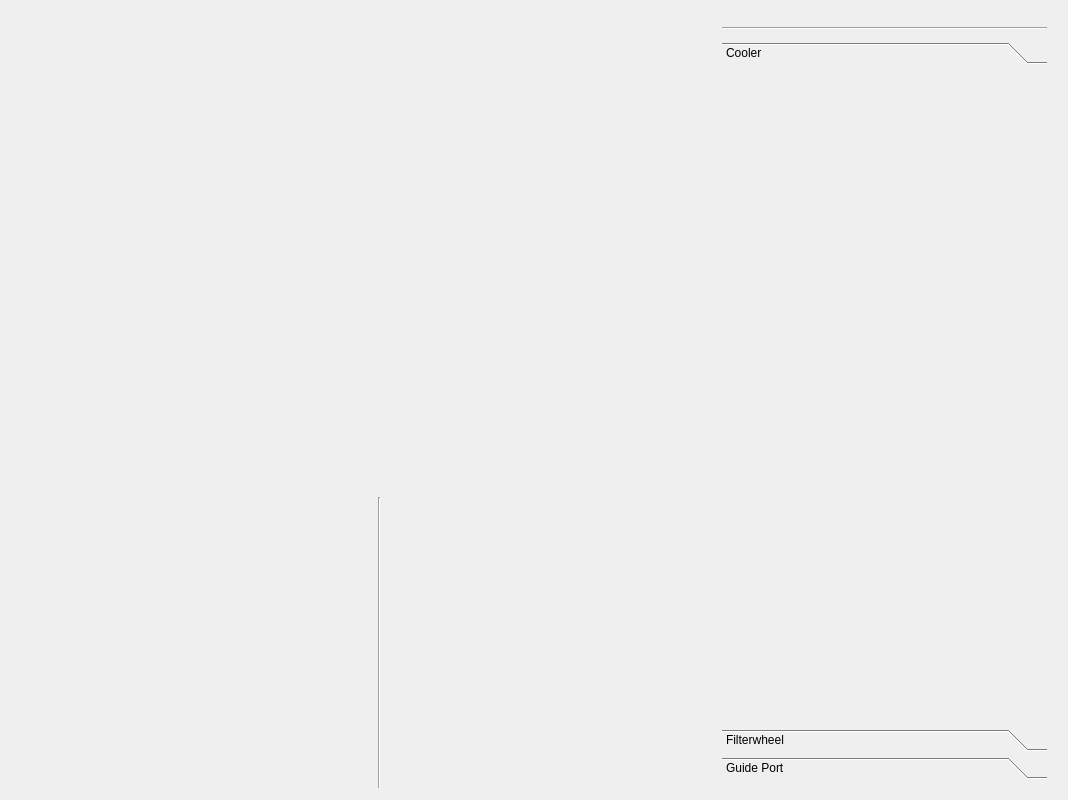
<?xml version="1.0" encoding="UTF-8"?>
<ui version="4.0">
 <class>focusingwidget</class>
 <widget class="QWidget" name="focusingwidget">
  <property name="geometry">
   <rect>
    <x>0</x>
    <y>0</y>
    <width>1024</width>
    <height>800</height>
   </rect>
  </property>
  <property name="windowTitle">
   <string>Form</string>
  </property>
  <layout class="QHBoxLayout" name="horizontalLayout">
   <property name="leftMargin">
    <number>12</number>
   </property>
   <property name="topMargin">
    <number>12</number>
   </property>
   <property name="rightMargin">
    <number>12</number>
   </property>
   <property name="bottomMargin">
    <number>12</number>
   </property>
   <item>
    <widget class="QWidget" name="leftWidget" native="true">
     <layout class="QVBoxLayout" name="verticalLayout_2">
      <property name="leftMargin">
       <number>0</number>
      </property>
      <property name="topMargin">
       <number>0</number>
      </property>
      <property name="rightMargin">
       <number>0</number>
      </property>
      <property name="bottomMargin">
       <number>0</number>
      </property>
      <item>
       <widget class="snowgui::imagedisplaywidget" name="imageWidget" native="true">
        <property name="maximumSize">
         <size>
          <width>16777215</width>
          <height>16777215</height>
         </size>
        </property>
       </widget>
      </item>
      <item>
       <widget class="QWidget" name="focusinfoWidget" native="true">
        <property name="minimumSize">
         <size>
          <width>0</width>
          <height>291</height>
         </size>
        </property>
        <property name="maximumSize">
         <size>
          <width>16777215</width>
          <height>291</height>
         </size>
        </property>
        <layout class="QHBoxLayout" name="horizontalLayout_2">
         <property name="leftMargin">
          <number>0</number>
         </property>
         <property name="topMargin">
          <number>0</number>
         </property>
         <property name="rightMargin">
          <number>0</number>
         </property>
         <property name="bottomMargin">
          <number>0</number>
         </property>
         <item>
          <widget class="snowgui::focusinghistorywidget" name="focusinghistoryWidget" native="true">
           <property name="minimumSize">
            <size>
             <width>360</width>
             <height>291</height>
            </size>
           </property>
           <property name="maximumSize">
            <size>
             <width>1000000</width>
             <height>291</height>
            </size>
           </property>
          </widget>
         </item>
         <item>
          <widget class="Line" name="line">
           <property name="orientation">
            <enum>Qt::Vertical</enum>
           </property>
          </widget>
         </item>
         <item>
          <widget class="QStackedWidget" name="stackedWidget">
           <property name="minimumSize">
            <size>
             <width>320</width>
             <height>291</height>
            </size>
           </property>
           <property name="maximumSize">
            <size>
             <width>325</width>
             <height>291</height>
            </size>
           </property>
           <widget class="snowgui::focusscancontroller" name="scanWidget">
            <property name="minimumSize">
             <size>
              <width>320</width>
              <height>0</height>
             </size>
            </property>
            <property name="maximumSize">
             <size>
              <width>320</width>
              <height>204</height>
             </size>
            </property>
           </widget>
           <widget class="QWidget" name="autoWidget"/>
          </widget>
         </item>
        </layout>
       </widget>
      </item>
     </layout>
    </widget>
   </item>
   <item>
    <widget class="QWidget" name="deviceWidget" native="true">
     <property name="maximumSize">
      <size>
       <width>350</width>
       <height>16777215</height>
      </size>
     </property>
     <layout class="QVBoxLayout" name="verticalLayout">
      <item>
       <widget class="snowgui::ccdcontrollerwidget" name="ccdcontrollerWidget" native="true">
        <property name="minimumSize">
         <size>
          <width>325</width>
          <height>0</height>
         </size>
        </property>
        <property name="maximumSize">
         <size>
          <width>325</width>
          <height>261</height>
         </size>
        </property>
       </widget>
      </item>
      <item>
       <widget class="Line" name="separatorLine">
        <property name="orientation">
         <enum>Qt::Horizontal</enum>
        </property>
       </widget>
      </item>
      <item>
       <widget class="snowgui::focusercontrollerwidget" name="focusercontrollerWidget" native="true">
        <property name="minimumSize">
         <size>
          <width>325</width>
          <height>0</height>
         </size>
        </property>
        <property name="maximumSize">
         <size>
          <width>325</width>
          <height>16777215</height>
         </size>
        </property>
       </widget>
      </item>
      <item>
       <widget class="QToolBox" name="toolBox">
        <property name="minimumSize">
         <size>
          <width>325</width>
          <height>0</height>
         </size>
        </property>
        <property name="maximumSize">
         <size>
          <width>320</width>
          <height>16777215</height>
         </size>
        </property>
        <widget class="snowgui::coolercontrollerwidget" name="coolercontrollerWidget" native="true">
         <attribute name="label">
          <string>Cooler</string>
         </attribute>
        </widget>
        <widget class="snowgui::filterwheelcontrollerwidget" name="filterwheelcontrollerWidget" native="true">
         <attribute name="label">
          <string>Filterwheel</string>
         </attribute>
        </widget>
        <widget class="snowgui::guiderportcontrollerwidget" name="guiderportcontrollerWidget" native="true">
         <attribute name="label">
          <string>Guide Port</string>
         </attribute>
        </widget>
       </widget>
      </item>
     </layout>
    </widget>
   </item>
  </layout>
 </widget>
 <customwidgets>
  <customwidget>
   <class>snowgui::imagedisplaywidget</class>
   <extends>QWidget</extends>
   <header location="global">imagedisplaywidget.h</header>
   <container>1</container>
   <slots>
    <slot>rectangleSelected(astro::image::ImageRectangle)</slot>
   </slots>
  </customwidget>
  <customwidget>
   <class>snowgui::ccdcontrollerwidget</class>
   <extends>QWidget</extends>
   <header location="global">ccdcontrollerwidget.h</header>
   <container>1</container>
   <slots>
    <signal>imageReceived()</signal>
   </slots>
  </customwidget>
  <customwidget>
   <class>snowgui::focusercontrollerwidget</class>
   <extends>QWidget</extends>
   <header location="global">focusercontrollerwidget.h</header>
   <container>1</container>
  </customwidget>
  <customwidget>
   <class>snowgui::coolercontrollerwidget</class>
   <extends>QWidget</extends>
   <header location="global">coolercontrollerwidget.h</header>
   <container>1</container>
  </customwidget>
  <customwidget>
   <class>snowgui::filterwheelcontrollerwidget</class>
   <extends>QWidget</extends>
   <header location="global">filterwheelcontrollerwidget.h</header>
   <container>1</container>
  </customwidget>
  <customwidget>
   <class>snowgui::focusscancontroller</class>
   <extends>QWidget</extends>
   <header>focusscancontroller.h</header>
   <container>1</container>
  </customwidget>
  <customwidget>
   <class>snowgui::focusinghistorywidget</class>
   <extends>QWidget</extends>
   <header>focusinghistorywidget.h</header>
   <container>1</container>
  </customwidget>
  <customwidget>
   <class>snowgui::guiderportcontrollerwidget</class>
   <extends>QWidget</extends>
   <header location="global">guiderportcontrollerwidget.h</header>
   <container>1</container>
  </customwidget>
 </customwidgets>
 <resources/>
 <connections/>
 <slots>
  <slot>imageReceived()</slot>
  <slot>rectangleSelected(astro::image::ImageRectangle)</slot>
 </slots>
</ui>
